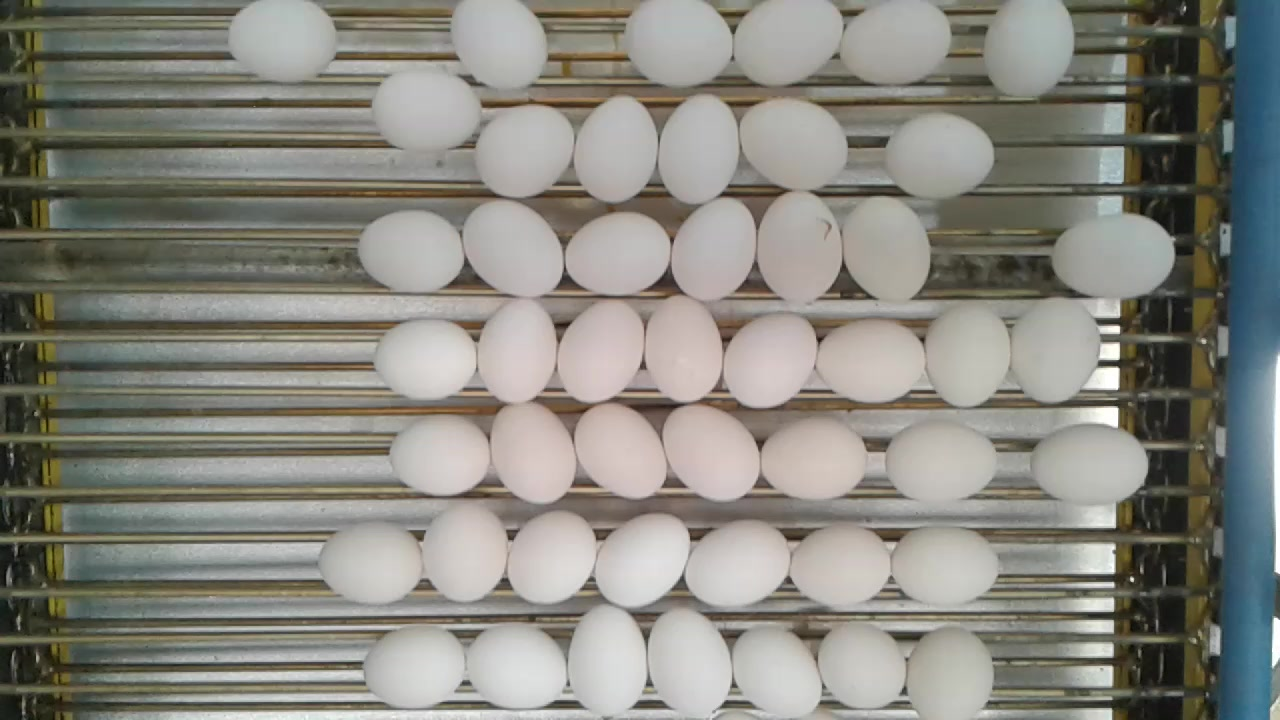
#> input picture 01.jpg, 1280 x 720 px
$ python eggPP.py
#> lines starting #> are read from the running program, lines starting #| are printed output that depends on the picture
import cv2

img = cv2.imread('01.jpg')
#> img is the input picture: shape (720, 1280, 3); mean B, G, R 126.8, 134.8, 135.7

rgb = cv2.cvtColor(img,cv2.COLOR_BGR2RGB)
gray1 = cv2.cvtColor(rgb,cv2.COLOR_BGR2GRAY)
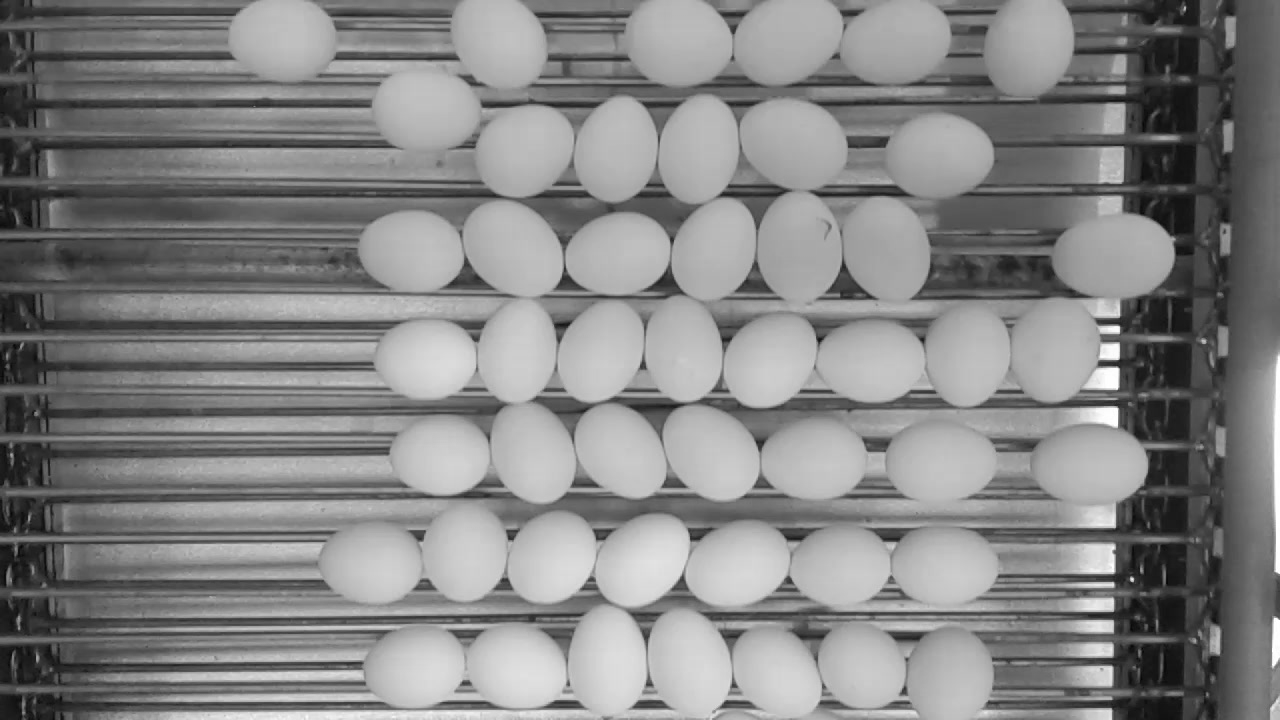
#> gray1: shape (720, 1280); min 6, max 255, mean 132.5
gray2 = cv2.cvtColor(img,cv2.COLOR_BGR2GRAY)

limiar, bi = cv2.threshold (img, 0, 255, cv2.THRESH_BINARY_INV)
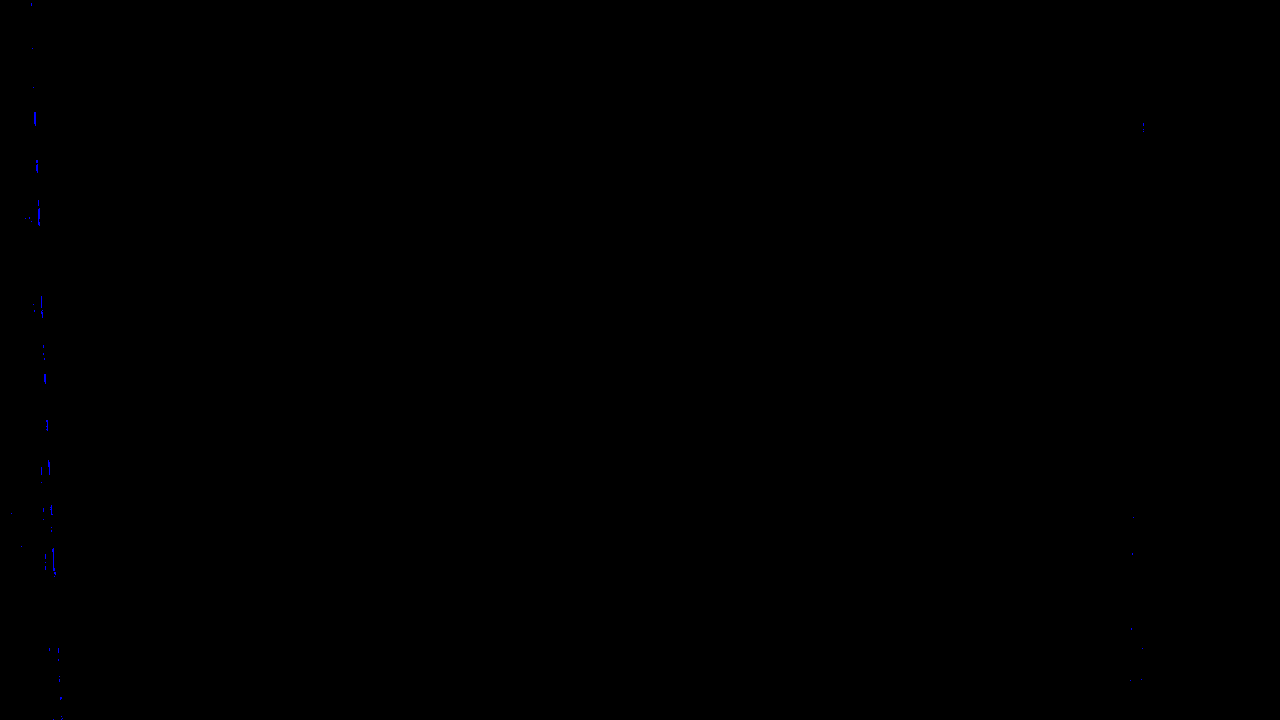
#> bi: shape (720, 1280, 3); mean B, G, R 0.1, 0, 0

cv2.imshow('image',gray1)
cv2.imshow('image2',gray2)


cv2.waitKey(0)
cv2.destroyAllWindows()
